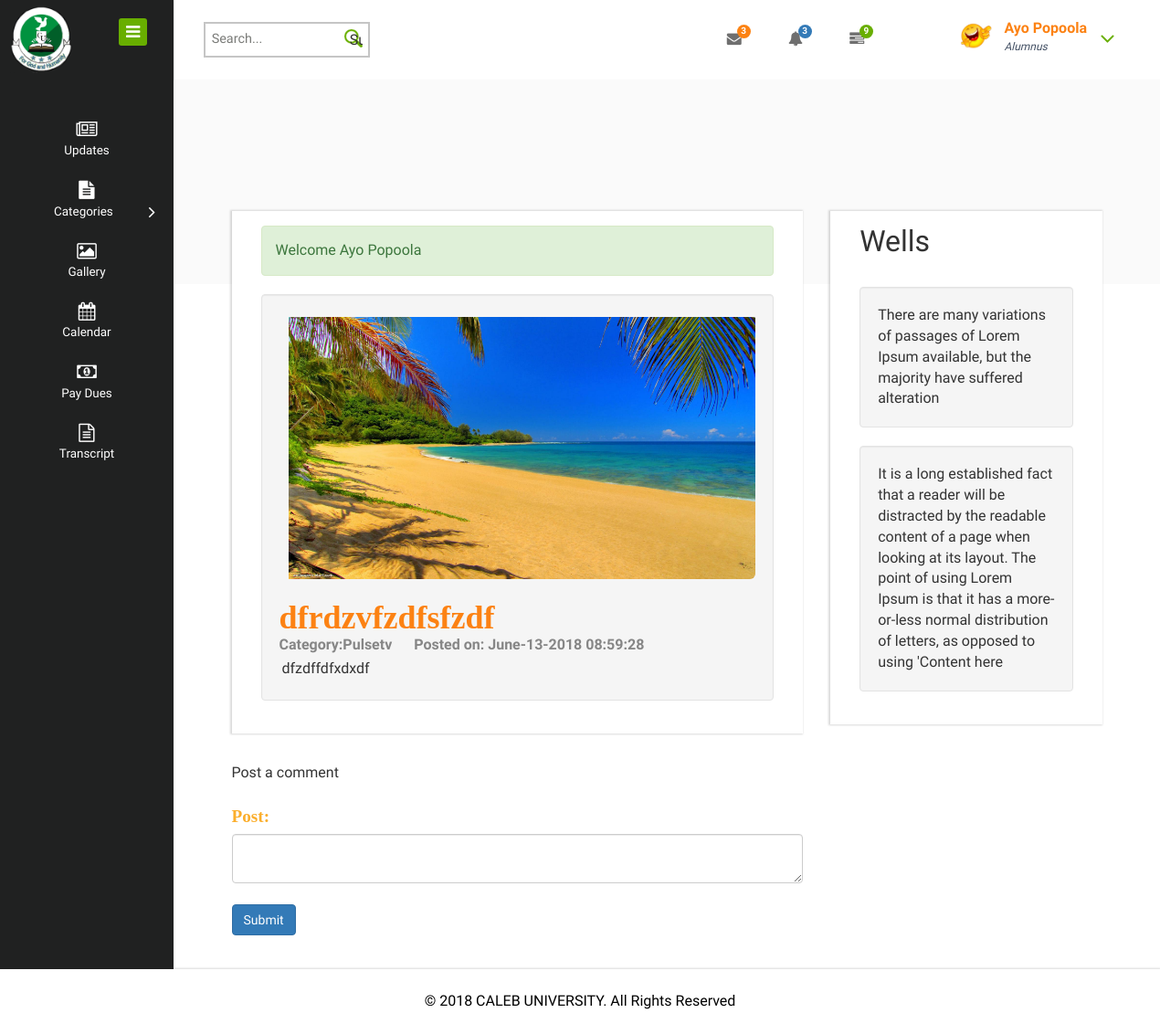
Screenshot of /USER/fullpost.php?id=7 (signed in) with the database file from the repository.
### tables this page shows
CREATE TABLE `admin_panel` (
  `id` int(10) NOT NULL,
  `datetime` varchar(50) NOT NULL,
  `title` varchar(200) NOT NULL,
  `category` varchar(100) NOT NULL,
  `author` varchar(100) NOT NULL,
  `image` varchar(200) NOT NULL,
  `post` varchar(10000) NOT NULL
);

### USER/fullpost.php (the view, shortened to what this page needs)
<?php require_once("Sessions.php"); ?>
<!DOCTYPE HTML>
<html>
<?php include("head.php") ?>
<body>
<div class="page-container">
   <div class="left-content">
	   <div class="mother-grid-inner">
		<div class="header-main">
            <div class="header-left">
                            <div class="search-box">
                                <form action="blogger.php" method="GET">
                                        <input type="text" placeholder="Search..." name="Searchbox" required="">
                                            <input type="submit" name="Search">
                                    </form>
                            </div>
                    <div class="clearfix"> </div>
            </div>
                 <div class="header-right">
                    <div class="profile_details_left">
                        <ul class="nofitications-dropdown">
                        <li class="dropdown head-dpdn">
                        <a href="#" class="dropdown-toggle" data-toggle="dropdown" aria-expanded="false"><i class="fa fa-envelope"></i><span class="badge">3</span></a>
                        </li>
                        <li class="dropdown head-dpdn">
                                <a href="#" class="dropdown-toggle" data-toggle="dropdown" aria-expanded="false"><i class="fa fa-bell"></i><span class="badge blue">3</span></a>
                        </li>
                        <li class="dropdown head-dpdn">
                        <a href="#" class="dropdown-toggle" data-toggle="dropdown" aria-expanded="false"><i class="fa fa-tasks"></i><span class="badge blue1">9</span></a>
                        </li>
                        </ul>
                            <div class="clearfix"> </div>
                    </div>
                        <div class="profile_details">
                            <ul>
                            <li class="dropdown profile_details_drop">
                                    <a href="#" class="dropdown-toggle" data-toggle="dropdown" aria-expanded="false">
                                        <div class="profile_img">
                                                <span class="prfil-img"><img class=" img-responsive img-circle " src="images/<?php
                                            if($_SESSION['dp'] != null)
                                            {
                                                echo $_SESSION['dp'];
                                            }
                                          else{
                                              echo "icon1.png";} ?>" width="50" height="50" alt=""> </span>
                                                <div class="user-name">
                                                        <p><?php echo $_SESSION['User_Username']; ?></p>
                                                        <span>Alumnus</span>
                                                </div>
                                                <i class="fa fa-angle-down lnr"></i>
                                                <div class="clearfix"></div>
                                        </div>
                                    </a>
                            </li>
                            </ul>
                        </div>
                        <div class="clearfix"> </div>
                </div>
                 <div class="clearfix"> </div>
            </div>
<div class="inner-block">
    <div class="cols-grids panel-widget">
        <div class="col-md-8">
            <?php
                global $conn;
                if (isset($_GET['Search']))
                {
                    $Search = $_GET['Searchbox'];
                    $sql5="SELECT * FROM admin_panel WHERE datetime LIKE '%$Search%' OR title LIKE '%$Search%' OR category LIKE '%$Search%' OR post LIKE '%$Search%' ";
                }else{
                    $posturl = $_GET['id'];
                $sql5="SELECT * FROM admin_panel WHERE id='$posturl'";}
                $Execute = mysqli_query($conn,$sql5);
                while($DataRows=mysqli_fetch_array($Execute,MYSQLI_ASSOC)){
			$DateTime=$DataRows["datetime"];
			$Title=$DataRows["title"];
			$Category=$DataRows["category"];
			$Image=$DataRows["image"];
			$Post=$DataRows["post"];
                ?>
         <div class="typo-wells">
                    <div><?php echo Message();
                   echo SuccessMessage();
                ?></div>
                   <div class="well">
                       <img class="img-responsive img-rounded" src="../ADMIN/Uploaded/<?php echo $Image;  ?>" >
                       <div class="caption">
                        <br>
			<h1 id="heading"> <?php echo htmlentities($Title); ?></h1>
                        <p class="description">Category:<?php echo htmlentities($Category); ?>&nbsp;&nbsp;&nbsp;&nbsp;&nbsp; Posted on:
                        <?php echo htmlentities($DateTime);?></p>
                        <p style='padding: 3px; width: 100%; word-break: break-all; word-wrap: break-word;'><?php
                        echo $Post; ?></p>
                        </div>
                   </div>
	</div>
              <?php } ?>
            <div>
                <p> Post a comment </p>
                <?php
$PostId=$_GET["id"];
?>
		<br>
            <form action="fullpost.php?id=<?php echo $PostId; ?>" method="post" enctype="multipart/form-data">
                    <fieldset>
                   <div class="form-group">
                    <label for="postarea"><span class="FieldInfo">Post:</span></label>
                    <textarea class="form-control" name="Post" id="postarea"></textarea>
                    <br>
            <input class="btn btn-primary" type="Submit" name="Submitcomment" value="Submit">
                    </fieldset>
                    <br>
            </form>
            </div>
            </div>
        <div class="col-md-4">
            <div class="typo-wells">
			  <h3 class="ghj">Wells</h3>
				   <div class="well">
					There are many variations of passages of Lorem Ipsum available, but
                                        the majority have suffered alteration
				   </div>
				   <div class="well">
					It is a long established fact that a reader will be
                                        distracted by the readable content of a page when looking at its layout.
                                        The point of using Lorem Ipsum is that it has a more-or-less normal distribution
                                        of letters, as opposed to using 'Content here
				   </div>
            </div>
        </div>
	 </div>
</div>
</div>
</div>
    <?php include("sidenav.php") ?>
</div>
<?php include("copyright.php") ?>
</body>
</html>

### rows the page displays
admin_panel: SuccessMessage "Welcome Ayo Popoola", image (picture), title "dfrdzvfzdfsfzdf", category "Pulsetv", datetime "June-13-2018 08:59:28", post "dfzdffdfxdxdf"

### other values shown
$_SESSION['User_Username'] "Ayo Popoola"
